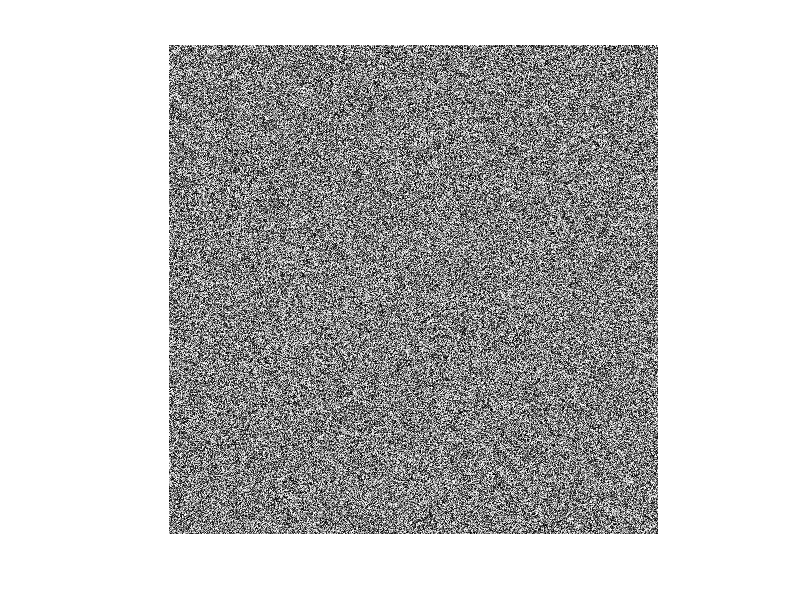

Here is the MATLAB script that generated this plot:
clc;
close all;
clear;

img = zeros(1000, 1000);
img(1:1000, 1:1000) = rand(1000, 1000);
imshow(img);
%we can use this too
img1 = randi(255,1000,1000);
img0 = uint8(img1);
imshow(img0, []);